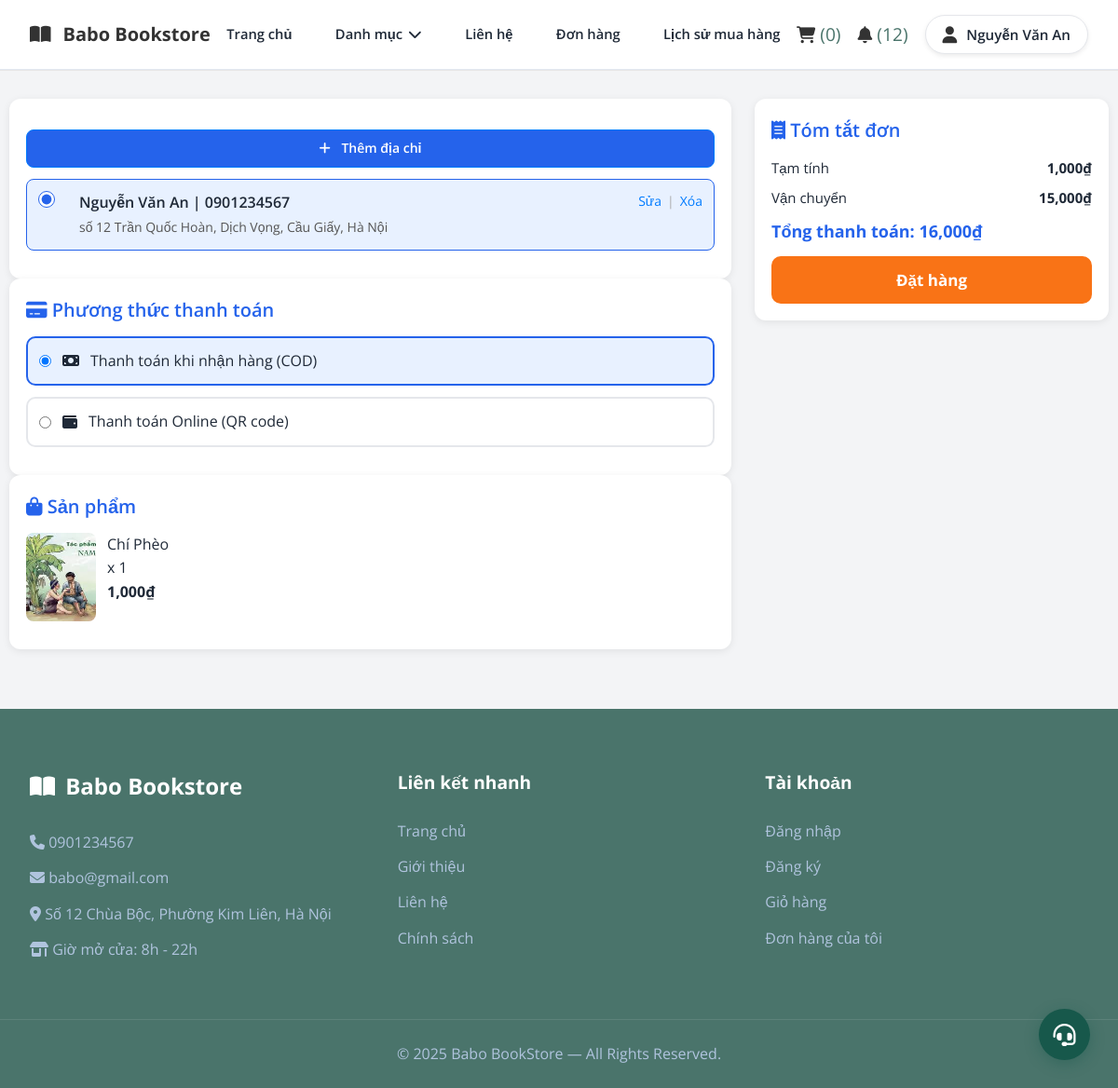
Screenshot of /checkout.php?id=8&qty=1 (signed in) with the database file from the repository.
### tables this page shows
CREATE TABLE `users` (
  `user_id` int(11) NOT NULL,
  `full_name` varchar(100) NOT NULL,
  `email` varchar(150) NOT NULL,
  `password` varchar(255) NOT NULL,
  `phone` varchar(20) NOT NULL,
  `gender` enum('Nữ','Nam','Khác','') NOT NULL,
  `dob` date NOT NULL,
  `role` enum('customer','admin','','') NOT NULL,
  `created_at` datetime NOT NULL DEFAULT current_timestamp(),
  `status` enum('active','banned','','') NOT NULL,
  `reset_token` varchar(64) DEFAULT NULL,
  `token_expiry` datetime DEFAULT NULL,
  `login_attempts` int(11) DEFAULT 0,
  `last_attempt` datetime DEFAULT NULL
);

CREATE TABLE `addresses` (
  `address_id` int(11) NOT NULL,
  `user_id` int(11) NOT NULL,
  `receiver_name` varchar(100) NOT NULL,
  `receiver_phone` varchar(20) NOT NULL,
  `province` varchar(100) NOT NULL,
  `district` varchar(100) NOT NULL,
  `ward` varchar(100) NOT NULL,
  `specific_address` varchar(255) NOT NULL,
  `is_default` tinyint(1) NOT NULL
);

CREATE TABLE `books` (
  `book_id` int(11) NOT NULL,
  `title` varchar(255) NOT NULL,
  `slug` varchar(255) DEFAULT NULL,
  `description` text NOT NULL,
  `publish_year` year(4) NOT NULL,
  `pages` int(11) NOT NULL,
  `weight` int(11) NOT NULL,
  `cover_type` enum('hard','soft','','') NOT NULL,
  `price` decimal(10,2) NOT NULL,
  `discounted_price` decimal(10,2) NOT NULL,
  `stock_quantity` int(11) NOT NULL,
  `category_id` int(11) NOT NULL,
  `publisher_id` int(11) NOT NULL,
  `created_at` datetime NOT NULL DEFAULT current_timestamp(),
  `updated_at` datetime NOT NULL DEFAULT current_timestamp() ON UPDATE current_timestamp(),
  `status` enum('active','hidden','','') NOT NULL
);

### checkout.php (the view, shortened to what this page needs)
<?php
include 'connect.php';
$user_id = intval($_SESSION['user_id']);
$items = [];
if (isset($_GET['id']) && isset($_GET['qty'])) {
    $bid = intval($_GET['id']);
    $qty = intval($_GET['qty']);
    $q = mysqli_query($ocon,
        "SELECT b.*,
            (SELECT url FROM images WHERE book_id = b.book_id LIMIT 1) AS image
         FROM books b
         WHERE b.book_id = $bid AND b.status = 'active'"
    );
    if ($q && mysqli_num_rows($q) > 0) {
        $p = mysqli_fetch_assoc($q);
        $items[] = [
            "book_id" => $p["book_id"],
            "title" => $p["title"],
            "price" => $p["discounted_price"],
            "qty" => $qty,
            "image" => $p["image"]
        ];
    }
}
$subtotal = 0;
foreach ($items as $it) $subtotal += $it['price'] * $it['qty'];
$shipping_fee = 15000;
$total = $subtotal + $shipping_fee ;
$addr_list = mysqli_query($ocon,
    "SELECT * FROM addresses WHERE user_id = $user_id ORDER BY is_default DESC"
);
?>
<!DOCTYPE html>
<html lang="vi">
<head>
<link rel="stylesheet" href="CSS/style.css">
<link rel="stylesheet" href="CSS/checkout.css">
<link rel="stylesheet" href="https://cdnjs.cloudflare.com/ajax/libs/font-awesome/6.4.0/css/all.min.css">
</head>
<body>
<?php include 'header.php'; ?>
<div class="checkout-container">
    <div>
        <div class="checkout-box">
            <?php
$add_addr_link = "add_address.php";
if (isset($_GET['id']) && isset($_GET['qty'])) {
    $add_addr_link .= "?id=" . intval($_GET['id']) . "&qty=" . intval($_GET['qty']);
}
?>
<a href="<?= $add_addr_link ?>" class="add-address-btn">
    <i class="fa-solid fa-plus"></i> Thêm địa chỉ
</a>
            <?php if (mysqli_num_rows($addr_list) > 0): ?>
                <?php while ($a = mysqli_fetch_assoc($addr_list)): ?>
                    <label class="address-card address-item <?= $a['is_default'] ? 'selected' : '' ?>" id="addr_<?= $a['address_id'] ?>">
                        <div class="addr-row">
                            <div class="addr-left">
                                <input type="radio" name="address_radio"
                                       value="<?= $a['address_id'] ?>"
                                       <?= $a['is_default'] ? "checked" : "" ?>>
                                <div>
                                    <div class="addr-name">
                                        <?= $a['receiver_name'] ?> | <?= $a['receiver_phone'] ?>
                                    </div>
                                    <div class="addr-detail">
                                        <?= $a['specific_address'] ?>,
                                        <?= $a['ward'] ?>,
                                        <?= $a['district'] ?>,
                                        <?= $a['province'] ?>
                                    </div>
                                </div>
                            </div>
                            <div class="addr-right">
                                <a href="edit_address.php?id=<?= $a['address_id'] ?>" class="addr-action-link">Sửa</a>
                                <span class="divider">|</span>
                                <a href="delete_address.php?id=<?= $a['address_id'] ?>" class="addr-action-link"
                                   onclick="return confirm('Bạn có chắc muốn xóa địa chỉ này?');">
                                   Xóa
                                </a>
                            </div>
                        </div>
                    </label>
                <?php endwhile; ?>
            <?php else: ?>
                <p style="padding:10px; color:red;">Bạn chưa có địa chỉ nào. Vui lòng thêm địa chỉ.</p>
            <?php endif; ?>
        </div>
        <div class="checkout-box">
            <div class="box-title"><i class="fas fa-credit-card"></i> Phương thức thanh toán</div>
            <label class="payment-option selected">
                <input type="radio" name="payment_method" value="COD" checked>
                <i class="fa-solid fa-money-bill"></i> Thanh toán khi nhận hàng (COD)
            </label>
            <label class="payment-option">
                <input type="radio" name="payment_method" value="online">
                <i class="fa-solid fa-wallet"></i> Thanh toán Online (QR code)
            </label>
        </div>
        <div class="checkout-box">
            <div class="box-title"><i class="fas fa-shopping-bag"></i> Sản phẩm</div>
            <?php foreach ($items as $it): ?>
                <div class="product-item">
                    <img src="<?= $it['image'] ?>">
                    <div>
                        <div><?= $it['title'] ?></div>
                        <div>x <?= $it['qty'] ?></div>
                        <b><?= number_format($it['price']) ?>₫</b>
                    </div>
                </div>
            <?php endforeach; ?>
        </div>
    </div>
    <div>
        <div class="checkout-box">
            <div class="box-title"><i class="fas fa-receipt"></i> Tóm tắt đơn</div>
            <div class="summary-row"><span>Tạm tính</span><b><?= number_format($subtotal) ?>₫</b></div>
            <div class="summary-row"><span>Vận chuyển</span><b><?= number_format($shipping_fee) ?>₫</b></div>
            <div class="summary-total">
                Tổng thanh toán: <?= number_format($total) ?>₫
            </div>
            <form method="POST" id="orderSubmit">
                <button type="submit" name="place_order" class="place-order-btn" onclick="return validateOrder()">
                    Đặt hàng
                </button>
            </form>
        </div>
    </div>
</div>
<?php include 'footer.php'; ?>
</body>
</html>

### header.php (shortened to what this page needs)
<?php
include 'connect.php';
$unread_notif = 0;
$cart_id = 0;
$user_name = "";
if (isset($_SESSION['user_id'])) {
    $user_id = $_SESSION['user_id'];
    $user_query = mysqli_query($ocon, "SELECT full_name, role FROM users WHERE user_id = '$user_id'");
    if ($user = mysqli_fetch_assoc($user_query)) {
        $user_name = $user['full_name'];
    }
$unread_notif = 0;
if (!empty($_SESSION['user_id'])) {
    $user_id = intval($_SESSION['user_id']);
    $q = mysqli_query($ocon,
        "SELECT COUNT(*) AS total
         FROM notifications_customer
         WHERE user_id=$user_id AND is_read=0"
    );
    $unread_notif = ($q && $row = mysqli_fetch_assoc($q)) ? $row['total'] : 0;
}
    $cart_query = mysqli_query($ocon, "SELECT cart_id FROM carts WHERE user_id = '$user_id'");
    if (mysqli_num_rows($cart_query) > 0) {
        $cart = mysqli_fetch_assoc($cart_query);
        $cart_id = $cart['cart_id'];
    } else {
        mysqli_query($ocon, "INSERT INTO carts(user_id) VALUES('$user_id')");
        $cart_id = mysqli_insert_id($ocon);
    }
}
$total_cart_items = 0;
if ($cart_id > 0) {
    $count_cart_items = mysqli_query($ocon, "SELECT * FROM cart_items WHERE cart_id = '$cart_id'");
    $total_cart_items = mysqli_num_rows($count_cart_items);
}
?>
<link rel="stylesheet" href="CSS/header.css">
<header class="user_header">
    <div class="header_1">
        <div class="user_flex">
            <a href="index.php" class="book_logo">
                <i class="fas fa-book-open"></i> Babo Bookstore
            </a>
            <nav class="navbar">
                <a href="index.php">Trang chủ</a>
                <div class="category_menu">
    <a href="javascript:void(0)" class="category_btn">Danh mục <i class="fas fa-chevron-down"></i></a>
</div>
                <a href="contact.php">Liên hệ</a>
                <a href="order.php">Đơn hàng</a>
                <a href="purchase_history.php">Lịch sử mua hàng</a>
            </nav>
            <div class="icons">
                <a href="cart.php">
                    <i class="fas fa-shopping-cart"></i>
                    <span>(<?php echo $total_cart_items; ?>)</span>
                </a>
                <a href="notification_customer.php" class="notif_icon">
                    <i class="fas fa-bell"></i>
                    <?php if ($unread_notif > 0): ?>
                        (<span class="notif_count"><?= $unread_notif ?></span>)
                    <?php endif; ?>
                </a>
                <div class="user-menu">
                    <div id="user-btn" class="user_box">
    <i class="fas fa-user"></i>
    <span><?= $user_name ?: "Tài khoản" ?></span>
</div>
                </div>
            </div>
        </div>
    </div>
</header>

### CSS/style.css (style rules this page uses)
:root { --primary-color: #4a746b; --accent-color: #0b4644; --light-blue: #EFF6FF; --orange: #F59E0B; --text-color: #1F2937; --light-text: #4B5563; --white: #ffffff; --border-radius: 12px; --shadow: 0 10px 15px -3px rgba(0, 0, 0, 0.1), 0 4px 6px -2px rgba(0, 0, 0, 0.05); --transition: all 0.3s ease; }
* { margin: 0; padding: 0; box-sizing: border-box; font-family: 'Open Sans', sans-serif; text-decoration: none; list-style: none; border: none; outline: none; }
body { background-color: #f3f4f6; color: var(--text-color); line-height: 1.6; }
.user_header .header_1 { background-color: var(--white); border-bottom: 1px solid #e2e8f0; }
.user_flex { max-width: 1200px; margin: 0 auto; padding: 1rem 2rem; display: flex; align-items: center; justify-content: space-between; }
.book_logo { font-size: 1.5rem; font-weight: 700; color: var(--primary-color); display: flex; align-items: center; gap: 0.5rem; }
.user_flex .navbar { display: flex; gap: 2rem; }
.user_flex .navbar a { font-size: 1rem; color: var(--text-color); font-weight: 500; transition: var(--transition); }
.icons { display: flex; gap: 1.2rem; }
.icons a { font-size: 1.2rem; color: var(--primary-color); transition: var(--transition); }
.user_box { display: flex; align-items: center; gap: 10px; padding: 8px 18px; background: var(--white); border: 1px solid #e5e7eb; border-radius: 50px; box-shadow: 0 2px 5px rgba(0,0,0,0.08); transition: var(--transition); cursor: pointer; }
.user_box i { font-size: 1.3rem; color: var(--primary-color); }
.user_box span { font-size: 0.95rem; font-weight: 600; color: var(--text-color); white-space: nowrap; }
.user_flex .navbar { display: flex; align-items: center; gap: 1.4rem; }
.user_flex .navbar a { font-size: 0.92rem; font-weight: 600; color: var(--text-color); white-space: nowrap; transition: var(--transition); }
.category_menu .category_btn { font-size: 0.92rem !important; font-weight: 600; white-space: nowrap; }
.address-card { display: flex; align-items: center; padding: 15px; border: 1px solid #ccc; border-radius: 8px; margin-bottom: 12px; cursor: pointer; }
.address-card.selected { border-color: var(--primary, #007bff); background: #f0f9ff; }
.address-card input[type="radio"] { margin-right: 1rem; vertical-align: middle; }
.add-address-btn { display: block; width: 100%; padding: 12px 15px; border: 1px solid var(--primary, #007bff); background: transparent; color: var(--primary, #007bff); font-weight: 600; border-radius: 6px; cursor: pointer; text-align: center; margin-top: 15px; transition: all 0.2s ease; }
.add-address-btn i { margin-right: 8px; }

### CSS/header.css (style rules this page uses)
.user_header { width: 100%; background: #fff; border-bottom: 1px solid #e6e6e6; }
.book_logo { font-size: 20px; color: #333; font-weight: bold; text-decoration: none; }
.book_logo i { margin-right: 5px; }
.navbar a { margin: 0 12px; text-decoration: none; color: #333; font-size: 15px; transition: 0.25s; }
.icons { display: flex; align-items: center; gap: 18px; }
.icons i { font-size: 18px; cursor: pointer; color: #333; transition: 0.25s; }
.user-menu { position: relative; display: inline-block; font-family: "Poppins", sans-serif; }
.category_menu { position: relative; }
.category_btn { cursor: pointer; display: flex; align-items: center; gap: 6px; }
.category_menu::after { content: ""; position: absolute; left: 0; top: 100%; width: 100%; height: 15px; }

### rows the page displays
users: full_name "Nguyễn Văn An"
addresses: is_default "☑ Nguyễn Văn An | 0901234567 số", receiver_name "Nguyễn Văn An", receiver_phone "0901234567", specific_address "số 12 Trần Quốc Hoàn", ward "Dịch Vọng", district "Cầu Giấy", province "Hà Nội"
books: title "Chí Phèo", category "1", discounted_price "1,000"

### other values shown
$total_cart_items "0"
$unread_notif "12"
$subtotal "1,000"
$shipping_fee "15,000"
$total "16,000"
